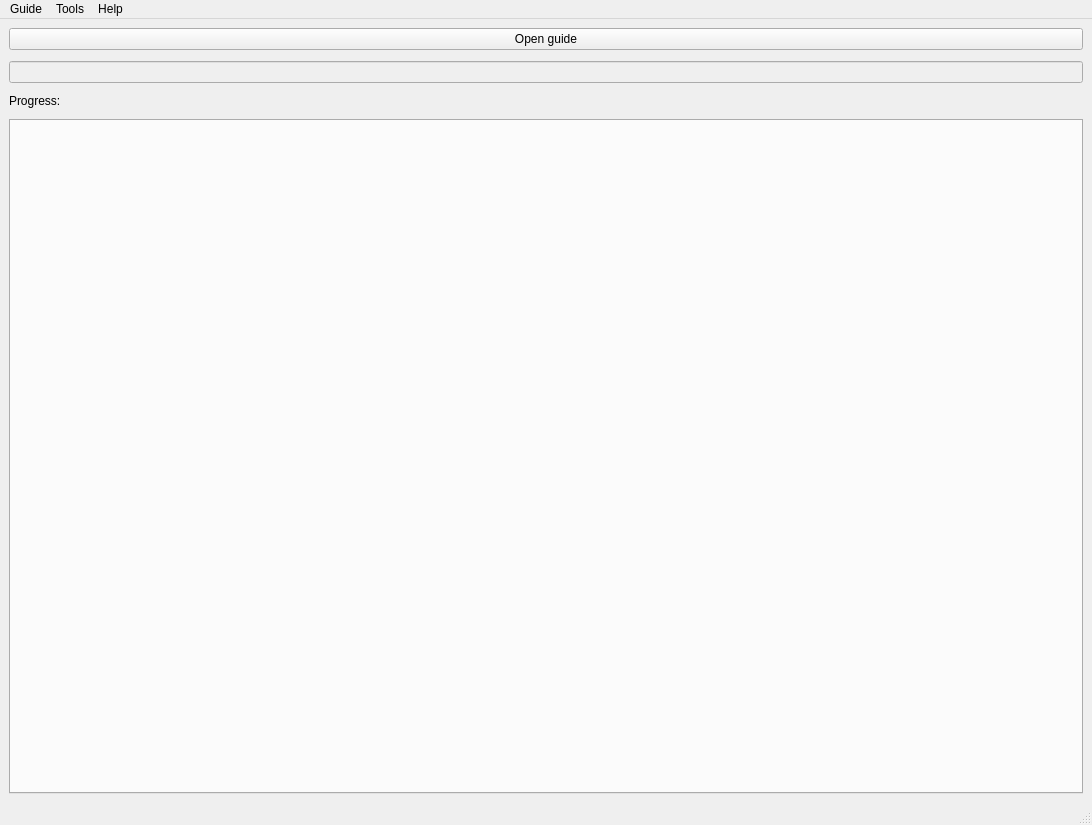
<?xml version="1.0" encoding="UTF-8"?>
<ui version="4.0">
 <class>MainWindow</class>
 <widget class="QMainWindow" name="MainWindow">
  <property name="geometry">
   <rect>
    <x>0</x>
    <y>0</y>
    <width>1092</width>
    <height>825</height>
   </rect>
  </property>
  <property name="windowTitle">
   <string>PoE Leveling Guide</string>
  </property>
  <widget class="QWidget" name="centralwidget">
   <layout class="QVBoxLayout" name="verticalLayout_2">
    <property name="spacing">
     <number>11</number>
    </property>
    <property name="bottomMargin">
     <number>9</number>
    </property>
    <item>
     <widget class="QPushButton" name="openGuidePushButton">
      <property name="text">
       <string>Open guide</string>
      </property>
     </widget>
    </item>
    <item>
     <widget class="QLineEdit" name="guideLineEdit">
      <property name="enabled">
       <bool>false</bool>
      </property>
     </widget>
    </item>
    <item>
     <widget class="QLabel" name="label">
      <property name="text">
       <string>Progress:</string>
      </property>
      <property name="alignment">
       <set>Qt::AlignLeading|Qt::AlignLeft|Qt::AlignTop</set>
      </property>
     </widget>
    </item>
    <item>
     <widget class="QTabWidget" name="tabWidget">
      <property name="currentIndex">
       <number>-1</number>
      </property>
     </widget>
    </item>
   </layout>
  </widget>
  <widget class="QMenuBar" name="menubar">
   <property name="geometry">
    <rect>
     <x>0</x>
     <y>0</y>
     <width>1092</width>
     <height>21</height>
    </rect>
   </property>
   <widget class="QMenu" name="menuGuide">
    <property name="title">
     <string>Guide</string>
    </property>
    <widget class="QMenu" name="menuReset_progress">
     <property name="title">
      <string>Reset progress</string>
     </property>
     <addaction name="actionReset_All"/>
    </widget>
    <widget class="QMenu" name="menuComplete_progress">
     <property name="title">
      <string>Complete progress</string>
     </property>
     <addaction name="actionComplete_All"/>
    </widget>
    <addaction name="menuActionOpen"/>
    <addaction name="menuReset_progress"/>
    <addaction name="menuComplete_progress"/>
   </widget>
   <widget class="QMenu" name="menuHelp">
    <property name="title">
     <string>Help</string>
    </property>
    <addaction name="actionAbout"/>
   </widget>
   <widget class="QMenu" name="menuTools">
    <property name="title">
     <string>Tools</string>
    </property>
    <addaction name="actionCreate_empty_guide_file"/>
   </widget>
   <addaction name="menuGuide"/>
   <addaction name="menuTools"/>
   <addaction name="menuHelp"/>
  </widget>
  <widget class="QStatusBar" name="statusbar"/>
  <action name="menuActionOpen">
   <property name="text">
    <string>Open</string>
   </property>
  </action>
  <action name="actionAct_1">
   <property name="text">
    <string>Act 1</string>
   </property>
  </action>
  <action name="actionAct_2">
   <property name="text">
    <string>Act 2</string>
   </property>
  </action>
  <action name="actionAct_3">
   <property name="text">
    <string>Act 3</string>
   </property>
  </action>
  <action name="actionAct_4">
   <property name="text">
    <string>Act 4</string>
   </property>
  </action>
  <action name="actionAct_5">
   <property name="text">
    <string>Act 5</string>
   </property>
  </action>
  <action name="actionAct_6">
   <property name="text">
    <string>Act 6</string>
   </property>
  </action>
  <action name="actionAct_7">
   <property name="text">
    <string>Act 7</string>
   </property>
  </action>
  <action name="actionAct_8">
   <property name="text">
    <string>Act 8</string>
   </property>
  </action>
  <action name="actionAct_9">
   <property name="text">
    <string>Act 9</string>
   </property>
  </action>
  <action name="actionAct_10">
   <property name="text">
    <string>Act 10</string>
   </property>
  </action>
  <action name="actionReset_All">
   <property name="text">
    <string>Reset all</string>
   </property>
  </action>
  <action name="actionAbout">
   <property name="text">
    <string>About</string>
   </property>
  </action>
  <action name="actionCreate_empty_guide_file">
   <property name="text">
    <string>Create guide file</string>
   </property>
  </action>
  <action name="actionImport_text_to_guide">
   <property name="text">
    <string>Import text to guide</string>
   </property>
  </action>
  <action name="actionComplete_All">
   <property name="text">
    <string>Complete all</string>
   </property>
  </action>
 </widget>
 <resources/>
 <connections/>
</ui>
